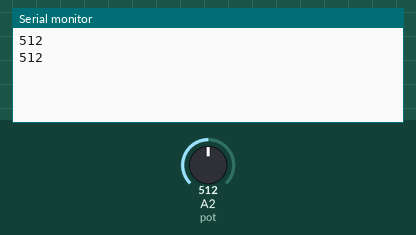
Simulated run of this sketch. Board: Arduino Uno, built with avr-gcc and run on an emulated ATmega328P. Parts: the last lines printed to the serial monitor. The test bench sets the inputs (shaded band); at power-on: A2 (pot) = 512.

Above: at 1.3 s.
1.4 s: A2 (pot) set to 716
At 1.9 s:
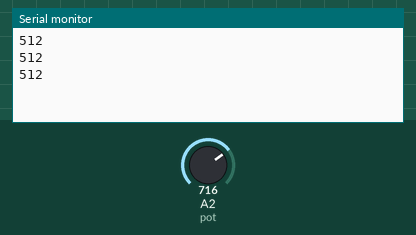
2.9 s: A2 (pot) set to 900
At 3.4 s:
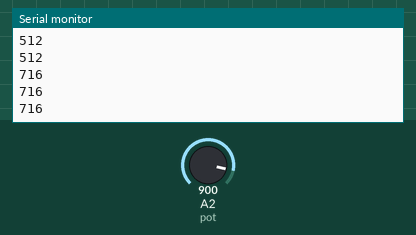
Timing chart, 0 to 5.9 s (numbered marks = the images above; inputs shaded):
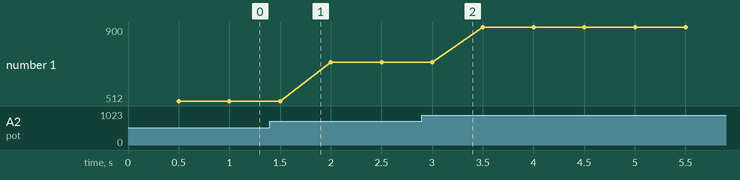

Measured:
- plotted number 1: 512 → 716 after the input at 1.4 s, 716 → 900 after the input at 2.9 s

The sketch:

Potentiometer.ino
```cpp
int pot = A2;
int val = 0;

void setup(){
  Serial.begin(9600);
}

void loop(){
   val = analogRead(pot);
   delay(500);
   Serial.println(val);
}
```
